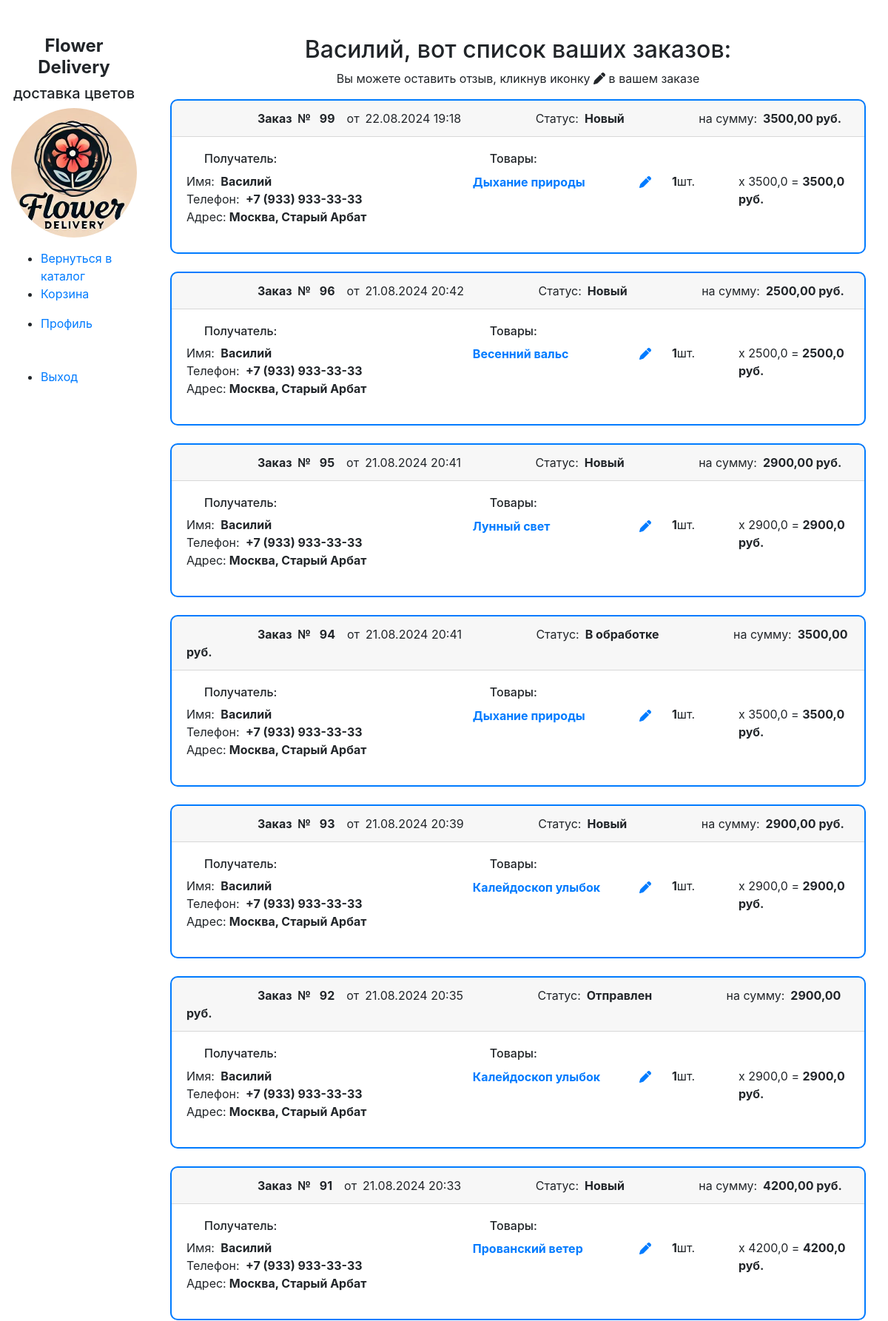
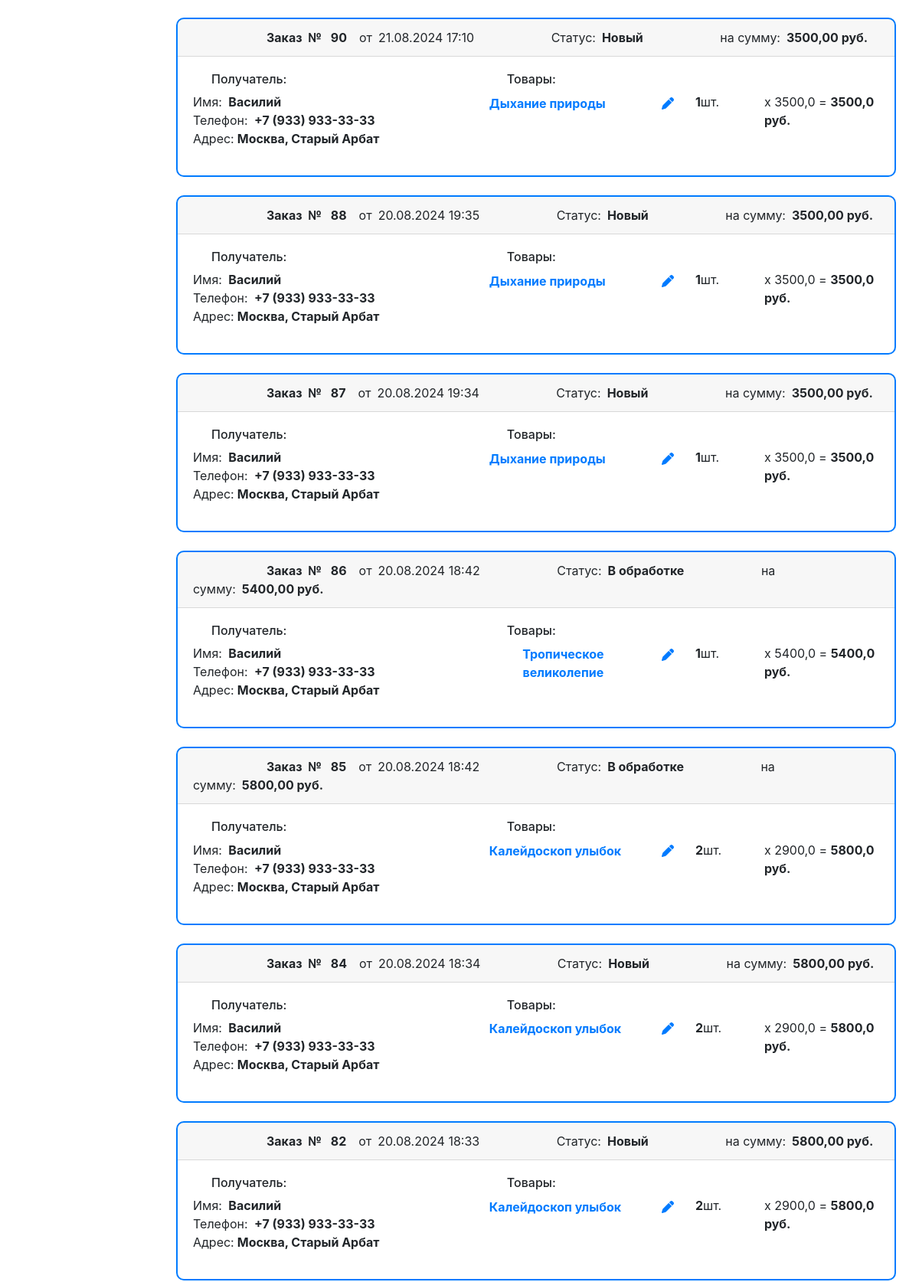
/orders/my-orders/ (signed in, upper part), run on the app's committed database (2 pictures, top to bottom).
### users/models.py (models this page shows, shortened)
class CustomUser(AbstractUser):
    email = models.EmailField(_('email address'), unique=True)
    phone = models.CharField(max_length=25, blank=True, null=True)
    address = models.TextField(blank=True, null=True)
    USERNAME_FIELD = 'email'
    REQUIRED_FIELDS = ['username']  # Имя пользователя будет обязательным

### orders/models.py (models this page shows, shortened)
class Order(models.Model):
    STATUS_CHOICES = [
        ('new', 'Новый'),
        ('processing', 'В обработке'),
        ('shipped', 'Отправлен'),
        ('delivered', 'Доставлен'),
    ]
    customer = models.ForeignKey(settings.AUTH_USER_MODEL, on_delete=models.CASCADE, verbose_name='Заказчик')
    recipient_name = models.CharField(max_length=100, verbose_name='Получатель')
    products = jsonfield.JSONField(verbose_name='Товары')
    recipient_phone = models.CharField(max_length=25, verbose_name='Телефон получателя')
    delivery_address = models.CharField(max_length=255, verbose_name='Адрес доставки')
    status = models.CharField(max_length=20, choices=STATUS_CHOICES, default='new', verbose_name='Статус')
    order_date = models.DateTimeField(auto_now_add=True, verbose_name='Дата заказа')
    total_cost = models.DecimalField(max_digits=10, decimal_places=2)
    class Meta:
        verbose_name = 'Заказ'
        verbose_name_plural = 'Заказы'

### orders/views.py (the view)
# urls.py: path('my-orders/', views.user_orders, name='user_orders'),
@login_required
def user_orders(request):
    try:
        orders = Order.objects.filter(customer=request.user).order_by('-order_date')
    except DatabaseError:
        messages.error(request, "Произошла ошибка при загрузке ваших заказов. Пожалуйста, попробуйте позже.")
        orders = []  # В случае ошибки возвращаем пустой список заказов
    return render(request, 'orders/user_orders.html', {'orders': orders})

### orders/templates/orders/user_orders.html (shortened to what this page needs)
{% extends 'orders/order_layout.html' %}
{% load custom_filters %}
{% block content %}
<div class="container mt-5">
    {% if orders %}
    <h2 class="text-center">{{ user.username}}, вот список ваших заказов:</h2>
    <p class="text-center">Вы можете оставить отзыв, кликнув иконку  <i class="fas fa-pen"></i>  в вашем заказе</p>
    {% endif %}
    <div class="row">
        {% for order in orders %}
        <div class="col-12 mb-4">
            <div class="card" style="border: 2px solid #007bff; border-radius: 10px;">
                <div class="card-header d-flex justify-content-between align-items-center">
                    <div>
                        <strong class="ml-5">Заказ  №  {{ order.id }}</strong>от{{ order.order_date|date:"d.m.Y H:i" }}
                        <span class="ml-4">Статус:<strong class="ml-2">{{ order.get_status_display }}</strong></span>
                        <span class="ml-4">на сумму:<strong class="ml-2">{{ order.total_cost }} руб.</strong></span>
                    </div>
                </div>
                <div class="card-body">
                    <div class="row">
                        <div class="col-md-5">
                            <h6 class="ml-4">Получатель:</h6>
                            <ul class="list-unstyled">
                                <li>Имя: <strong class="ml-1">{{ order.recipient_name }}</strong></li>
                                <li>Телефон: <strong class="ml-1">{{ order.recipient_phone }}</strong></li>
                                <li>Адрес:<strong class="ml-1">{{ order.delivery_address }}</strong></li>
                            </ul>
                        </div>
                        <div class="col-md-7">
                            <h6 class="ml-4">Товары:</h6>
                            <div class="row">
                                {% for item in order.products %}
                                    <div class="col-md-5">
                                        <ul class="list-unstyled">
                                            <li>
                                                <a href="{% url 'catalog:product_detail' item.product_id %}" class="btn btn-link p-0" title="Заказать еще"><strong>{{ item.product_name }}</strong></a>
                                            </li>
                                        </ul>
                                    </div>
                                    <div class="col-md-1">
                                         <ul class="list-unstyled">
                                            <li>
                                                <a href="{% url 'reviews:leave_review' order.id item.product_id %}" class="btn btn-link p-0" title="Оставить отзыв"><i class="fas fa-pen"></i></a>
                                            </li>
                                         </ul>
                                    </div>
                                    <div class="col-md-2">
                                         <ul class="list-unstyled">
                                            <li><strong>{{ item.quantity }}</strong>шт.</li>
                                         </ul>
                                    </div>
                                    <div class="col-md-4">
                                         <ul class="list-unstyled">
                                            <li>x {{ item.price }} = <strong>{{ item.total_price }} руб.</strong></li>
                                         </ul>
                                    </div>
                                {% endfor %}
                            </div>
                        </div>
                    </div>
                </div>
            </div>
        </div>
        {% endfor %}
    </div>
</div>
{% endblock %}

### static/css/style.css (style rules this page uses)
body { font-family: Arial, sans-serif; line-height: 1.6; margin: 0; padding: 0; }

### data on the page
CustomUser: username "Василий"
Order: id "99", order_date "22.08.2024 19:18", status "Новый", total_cost "3500,00", recipient_name "Василий", recipient_phone "+7 (933) 933-33-33", delivery_address "Москва, Старый Арбат", product_name "Дыхание природы", quantity "1", price "3500,0", total_price "3500,0"
Order: id "96", order_date "21.08.2024 20:42", status "Новый", total_cost "2500,00", recipient_name "Василий", recipient_phone "+7 (933) 933-33-33", delivery_address "Москва, Старый Арбат", product_name "Весенний вальс", quantity "1", price "2500,0", total_price "2500,0"
Order: id "95", order_date "21.08.2024 20:41", status "Новый", total_cost "2900,00", recipient_name "Василий", recipient_phone "+7 (933) 933-33-33", delivery_address "Москва, Старый Арбат", product_name "Лунный свет", quantity "1", price "2900,0", total_price "2900,0"
Order: id "94", order_date "21.08.2024 20:41", status "В обработке", total_cost "3500,00", recipient_name "Василий", recipient_phone "+7 (933) 933-33-33", delivery_address "Москва, Старый Арбат", product_name "Дыхание природы", quantity "1", price "3500,0", total_price "3500,0"
Order: id "93", order_date "21.08.2024 20:39", status "Новый", total_cost "2900,00", recipient_name "Василий", recipient_phone "+7 (933) 933-33-33", delivery_address "Москва, Старый Арбат", product_name "Калейдоскоп улыбок", quantity "1", price "2900,0", total_price "2900,0"
Order: id "92", order_date "21.08.2024 20:35", status "Отправлен", total_cost "2900,00", recipient_name "Василий", recipient_phone "+7 (933) 933-33-33", delivery_address "Москва, Старый Арбат", product_name "Калейдоскоп улыбок", quantity "1", price "2900,0", total_price "2900,0"
Order: id "91", order_date "21.08.2024 20:33", status "Новый", total_cost "4200,00", recipient_name "Василий", recipient_phone "+7 (933) 933-33-33", delivery_address "Москва, Старый Арбат", product_name "Прованский ветер", quantity "1", price "4200,0", total_price "4200,0"
Order: id "90", order_date "21.08.2024 17:10", status "Новый", total_cost "3500,00", recipient_name "Василий", recipient_phone "+7 (933) 933-33-33", delivery_address "Москва, Старый Арбат", product_name "Дыхание природы", quantity "1", price "3500,0", total_price "3500,0"
Order: id "88", order_date "20.08.2024 19:35", status "Новый", total_cost "3500,00", recipient_name "Василий", recipient_phone "+7 (933) 933-33-33", delivery_address "Москва, Старый Арбат", product_name "Дыхание природы", quantity "1", price "3500,0", total_price "3500,0"
Order: id "87", order_date "20.08.2024 19:34", status "Новый", total_cost "3500,00", recipient_name "Василий", recipient_phone "+7 (933) 933-33-33", delivery_address "Москва, Старый Арбат", product_name "Дыхание природы", quantity "1", price "3500,0", total_price "3500,0"
Order: id "86", order_date "20.08.2024 18:42", status "В обработке", total_cost "5400,00", recipient_name "Василий", recipient_phone "+7 (933) 933-33-33", delivery_address "Москва, Старый Арбат", product_name "Тропическое великолепие", quantity "1", price "5400,0", total_price "5400,0"
Order: id "85", order_date "20.08.2024 18:42", status "В обработке", total_cost "5800,00", recipient_name "Василий", recipient_phone "+7 (933) 933-33-33", delivery_address "Москва, Старый Арбат", product_name "Калейдоскоп улыбок", quantity "2", price "2900,0", total_price "5800,0"
Order: id "84", order_date "20.08.2024 18:34", status "Новый", total_cost "5800,00", recipient_name "Василий", recipient_phone "+7 (933) 933-33-33", delivery_address "Москва, Старый Арбат", product_name "Калейдоскоп улыбок", quantity "2", price "2900,0", total_price "5800,0"
Order: id "82", order_date "20.08.2024 18:33", status "Новый", total_cost "5800,00", recipient_name "Василий", recipient_phone "+7 (933) 933-33-33", delivery_address "Москва, Старый Арбат", product_name "Калейдоскоп улыбок", quantity "2", price "2900,0", total_price "5800,0"
